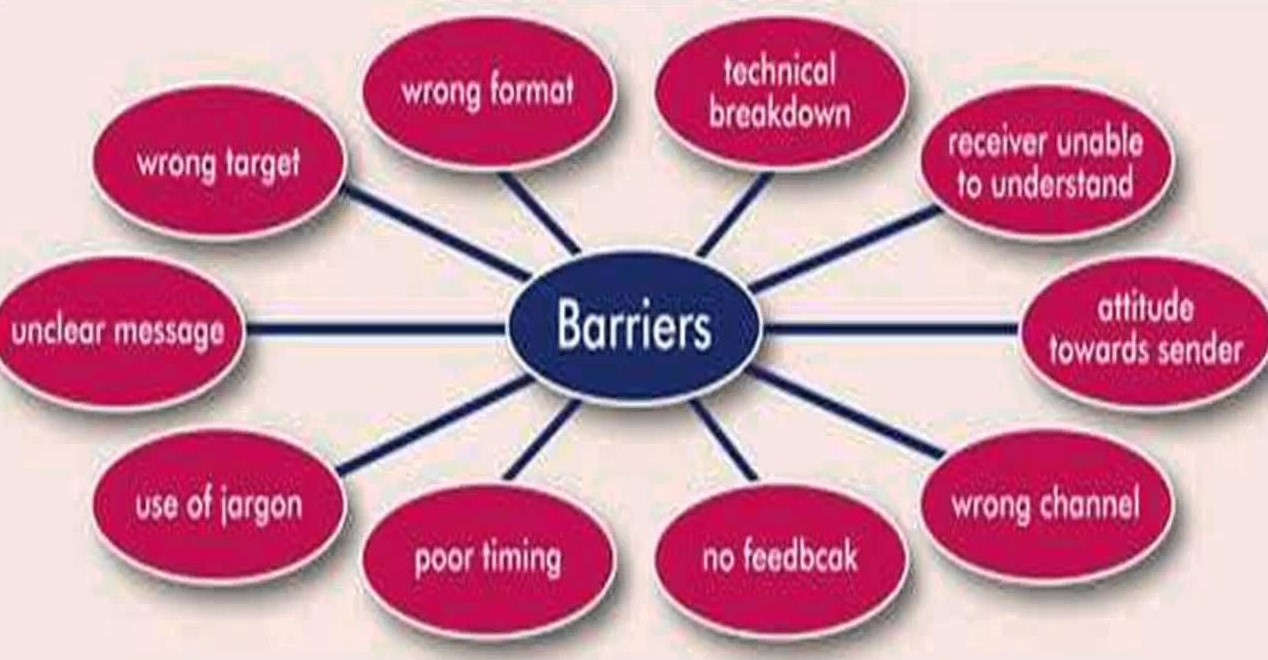
#> input picture pic1.jpeg, 1268 x 660 px
$ jupyter execute openCV.ipynb
#> lines starting #> are read from the running program, lines starting #| are printed output that depends on the picture
[cell 1]
import cv2

[cell 2]
image = cv2.imread("pic1.jpeg")
#> image is the input picture: shape (660, 1268, 3); mean B, G, R 162.8, 141.4, 204

if image is not None:
    cv2.imshow("Image", image)
    cv2.waitKey(0) #waitkey is used to wait a key press to close the window and 0 is used to wait indefinitely
    cv2.destroyAllWindows()
else:
    print("Image not found...")

[cell 3]
grey_image = cv2.cvtColor(image, cv2.COLOR_BGR2GRAY)  #to change the color of image
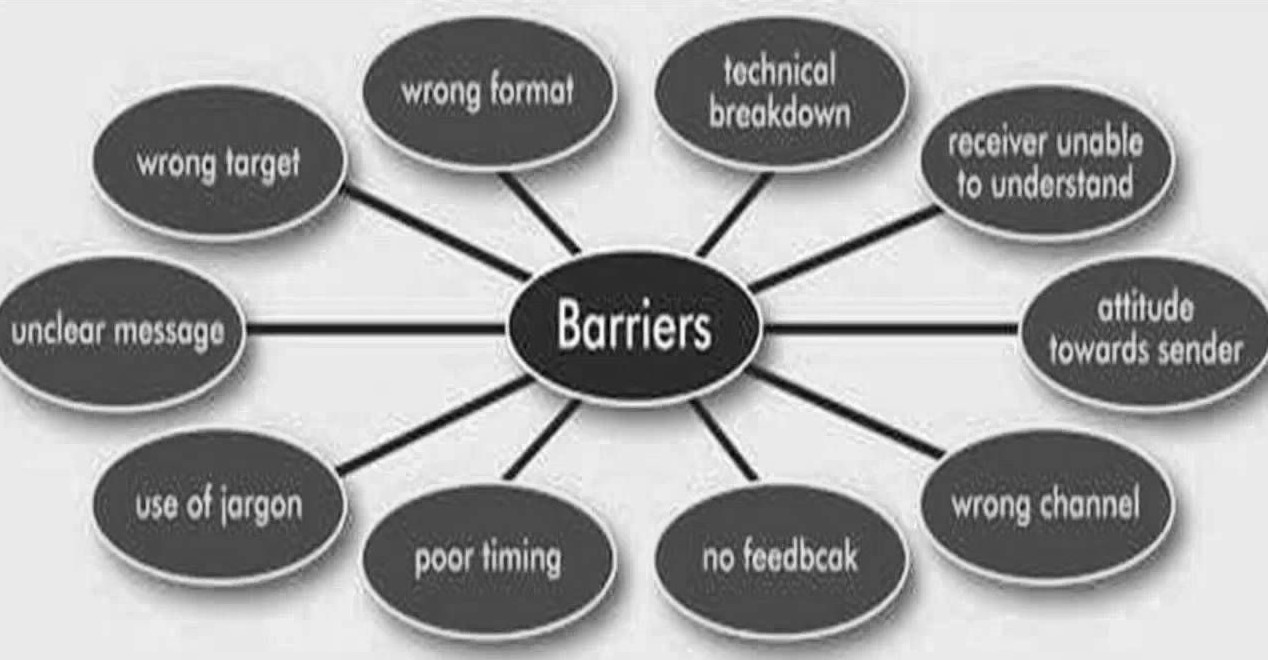
#> grey_image: shape (660, 1268); min 2, max 255, mean 162.5
cv2.imshow('Gray Image', grey_image)
cv2.waitKey(0)

[cell 4]
blurred_image = cv2.GaussianBlur(image, (15,15), 0) #(15,15) is the kernel size and kernel size means the size of the filter
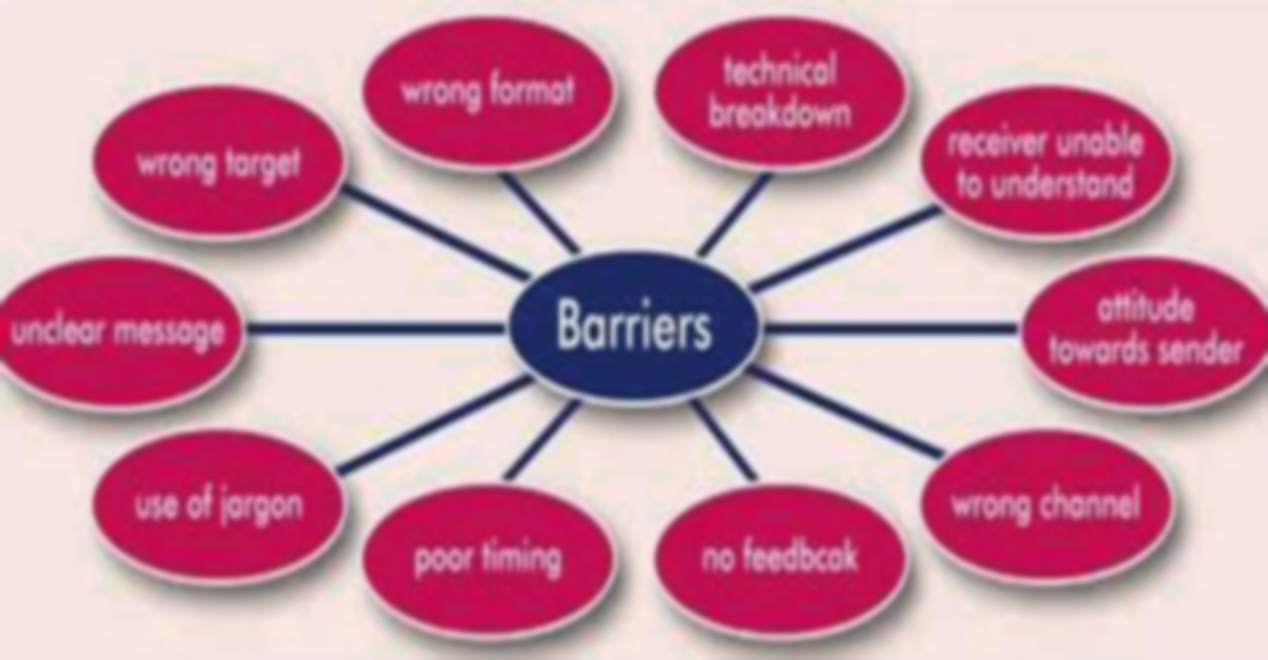
#> blurred_image: shape (660, 1268, 3); mean B, G, R 162.8, 141.4, 204
cv2.imshow("Blurred Image", blurred_image)
cv2.waitKey(0)

[cell 5]
edges = cv2.Canny(grey_image, 100, 200) #100 is the lowerthreshold and 200 is the upper threshold, threshold is the minimum value of the gradient
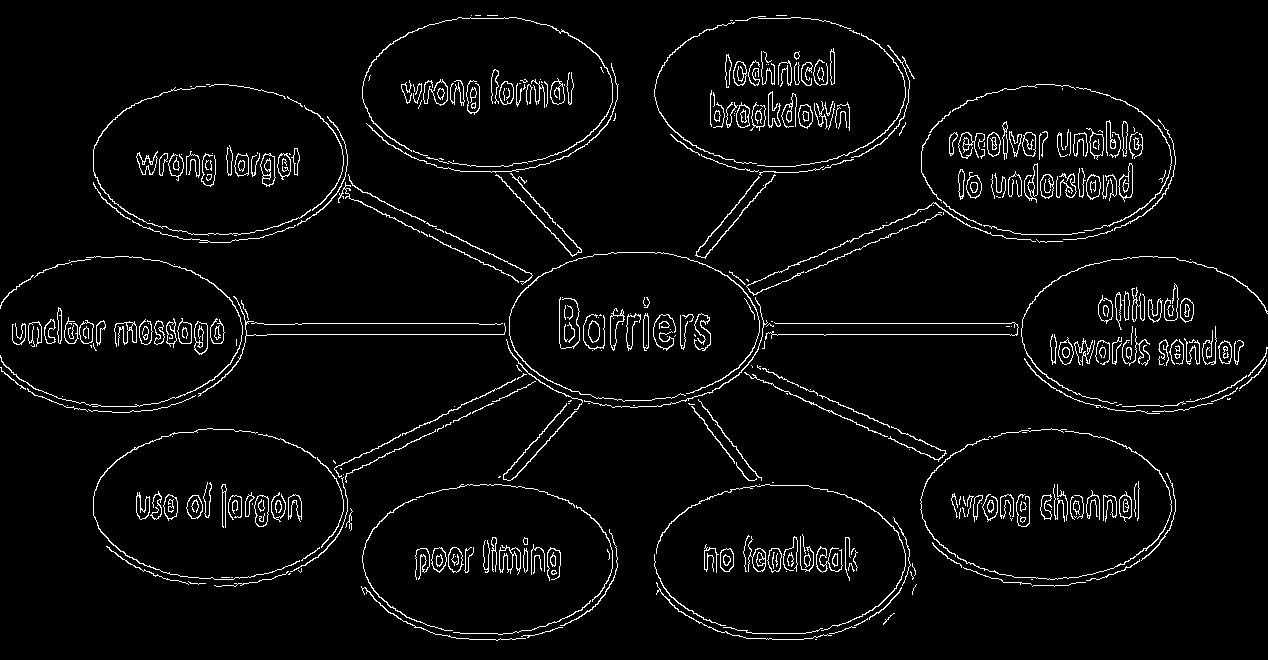
#> edges: shape (660, 1268); 4% white in thin lines or dots
cv2.imshow("Edges", edges)
cv2.waitKey(0)

[cell 6]
image = cv2.imread("pic1.jpeg")
print(image.shape)  #660 is the height, 1268 is the width and 3 is the no of channels, channels are the no of shape
#| (660, 1268, 3)

#resize image
resizedImage = cv2.resize(image, (300,300))     #(300,300) is the new size of the image
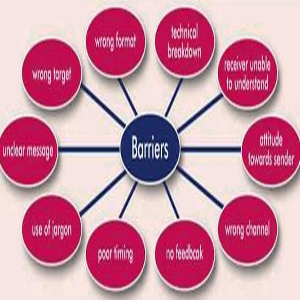
#> resizedImage: shape (300, 300, 3); mean B, G, R 162.7, 141.3, 203.9

#cropped image
cropeedImage = image[0:200, 200:500]     # [0:200, 200:500] is the height and width of the image
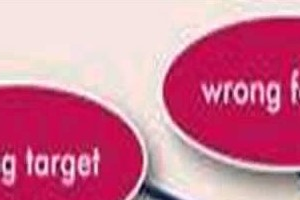
#> cropeedImage: shape (200, 300, 3); mean B, G, R 150.5, 121.3, 209.1

cv2.imshow('Image',image)
cv2.imshow('Resized image', resizedImage)
cv2.imshow('Cropped image', cropeedImage)
cv2.waitKey(0)

[cell 7]
drawing = image.copy()
cv2.rectangle(drawing, (50,50), (200,200), (0,200,0), 2) #(50,50) is the staring point, (200,200) is the ending point, (0,200,0) is the color of the rectangle and 2 is the thickness of the rectangle
cv2.circle(drawing, (300,300), 50, (0,0,255), 2) #(300,300) is the center of the circle50 is the radius of the circle, (0,0,255) is the color of the circle and 2 is the thickness of the circle
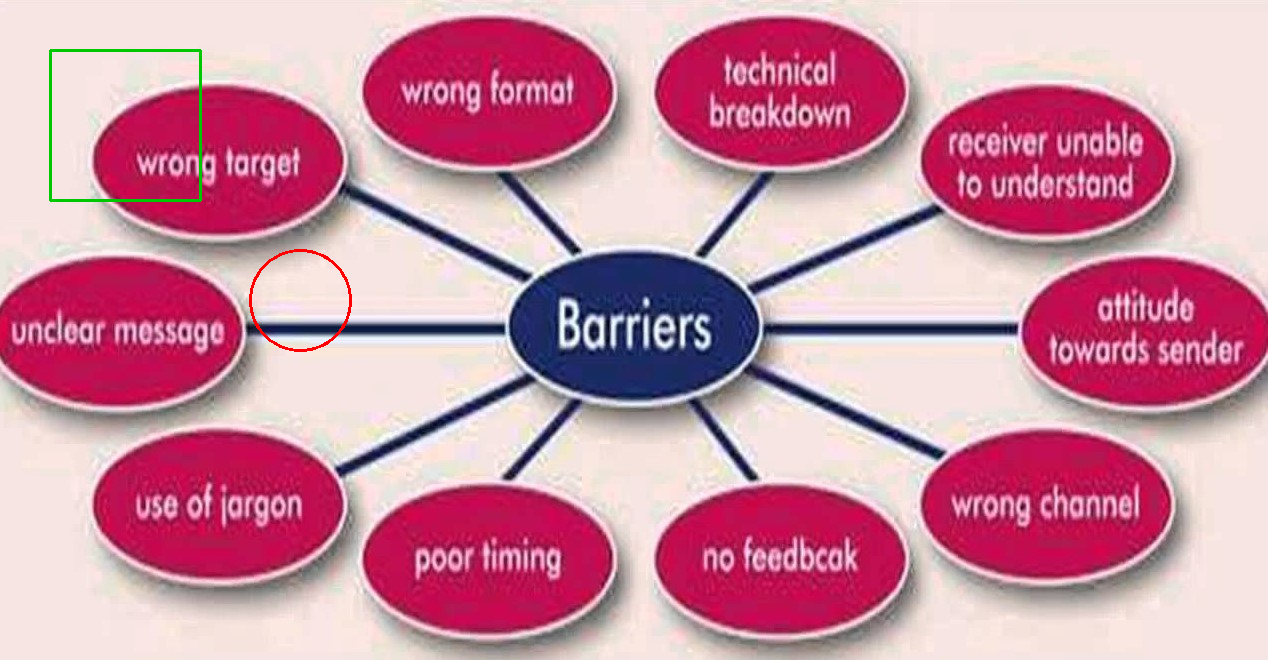
#> drawing: shape (660, 1268, 3); mean B, G, R 162.2, 141.2, 203.6
cv2.imshow("Drawing", drawing)
cv2.waitKey(0)
